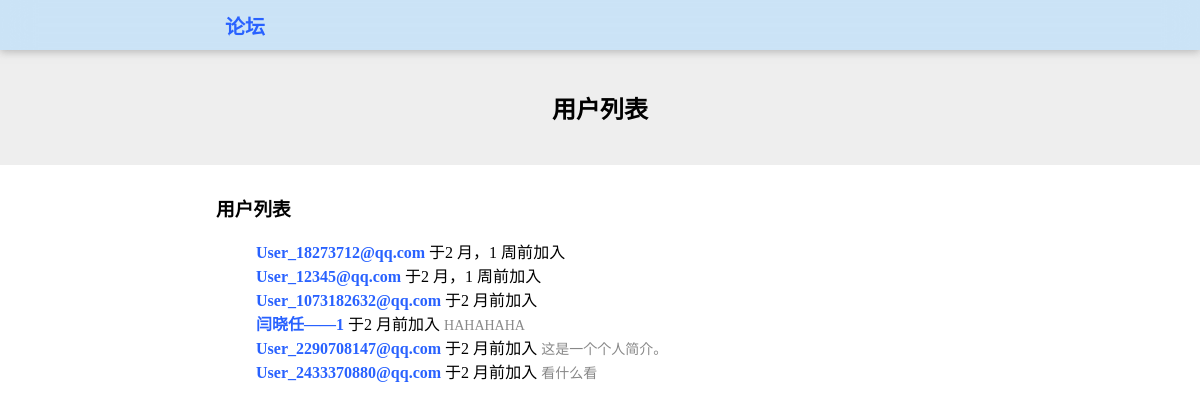
The app's page /users/ (signed in) with its own data.
### HustRava_app/models.py (models this page shows, shortened)
class User(models.Model):
    name = models.CharField(max_length=30,blank=True)
    email = models.EmailField(unique=True)
    password = models.CharField(max_length=30)
    created_at = models.DateTimeField(auto_now_add=True)
    bio = models.TextField(max_length = 100, blank=True)

### HustRava_app/views.py (the view)
# urls.py: path('users/', views.users, name="users"),                                  # 用户列表 GET
def users(request):
    user_list = User.objects.order_by('created_at')
    if "user" in request.session:
        return render(request, 'users.html', {
            "user_list": user_list,
            "user": request.session["user"]
        })
    else:
        return render(request, 'users.html', {
            "user_list": user_list,
            "user": request.session.get("user", None)
        })

### HustRava_app/templates/users.html (shortened to what this page needs)
{% load humanize %}
{% load static %}
<!DOCTYPE html>
<html>
    <head>
        <link rel="stylesheet" type="text/css" href="{% static 'style.css' %}" />
        <link rel="stylesheet" type="text/css" href="{% static 'style-forum.css' %}" />
        <link rel="stylesheet" type="text/css" href="{% static 'style-dark.css' %}" />
    </head>
    <body>
        {% include 'header.html' %}
        <div id="main">
            <div class="banner">
                <h2>用户列表</h2>
            </div>
            <div class="content">
                {% if user_list %}
                <h3>用户列表</h3>
                <ul style="list-style: none;">
                    {% for user_in_list in user_list %}
                        <li>
                            <a href="/user/{{ user_in_list.email }}/"><b>{{ user_in_list.name }}</b></a>
                            <span title="{{ user_in_list.created_at }}">于{{ user_in_list.created_at|naturaltime }}加入</span>
                            <span style="color: #888; font-size: 14px;" title="{{ user_in_list.bio }}">{{ user_in_list.bio|slice:":60" }}{% if user_in_list.bio|length > 60 %}…{% endif %}</span>
                        </li>
                    {% endfor %}
                </ul>
                {% else %}
                    <p>空空如也</p>
                {% endif %}
            </div>
        </div>
    </body>
</html>

### HustRava_app/static/style.css (style rules this page uses)
body { margin: 0; }
h1, h2, h3, h4, h5, h6, p { color: black; }
a { text-decoration: none; border: none; color: #2962FF; transition-duration: 0.3s; transition-timing-function: ease; border-bottom: 1px solid transparent; }

### HustRava_app/static/style-forum.css (style rules this page uses)
.banner { padding-top: 70px; padding-bottom: 20px; text-align: center; background-color: #EEE; }
.content { padding: 10px 18%; }

### HustRava_app/static/style-dark.css (style rules this page uses)
body, .header, #footer, h1, h2, h3, h4, h5, h6, p, span { transition: background-color 0.2s ease, color 0.2s ease; }

### records on screen
User: name "User_18273712@qq.com", created_at "2 月，1 周前"
User: name "User_12345@qq.com", created_at "2 月，1 周前"
User: name "User_1073182632@qq.com", created_at "2 月前"
User: name "闫晓任——1", created_at "2 月前", bio "HAHAHAHA"
User: name "User_2290708147@qq.com", created_at "2 月前", bio "这是一个个人简介。"
User: name "User_2433370880@qq.com", created_at "2 月前", bio "看什么看"
